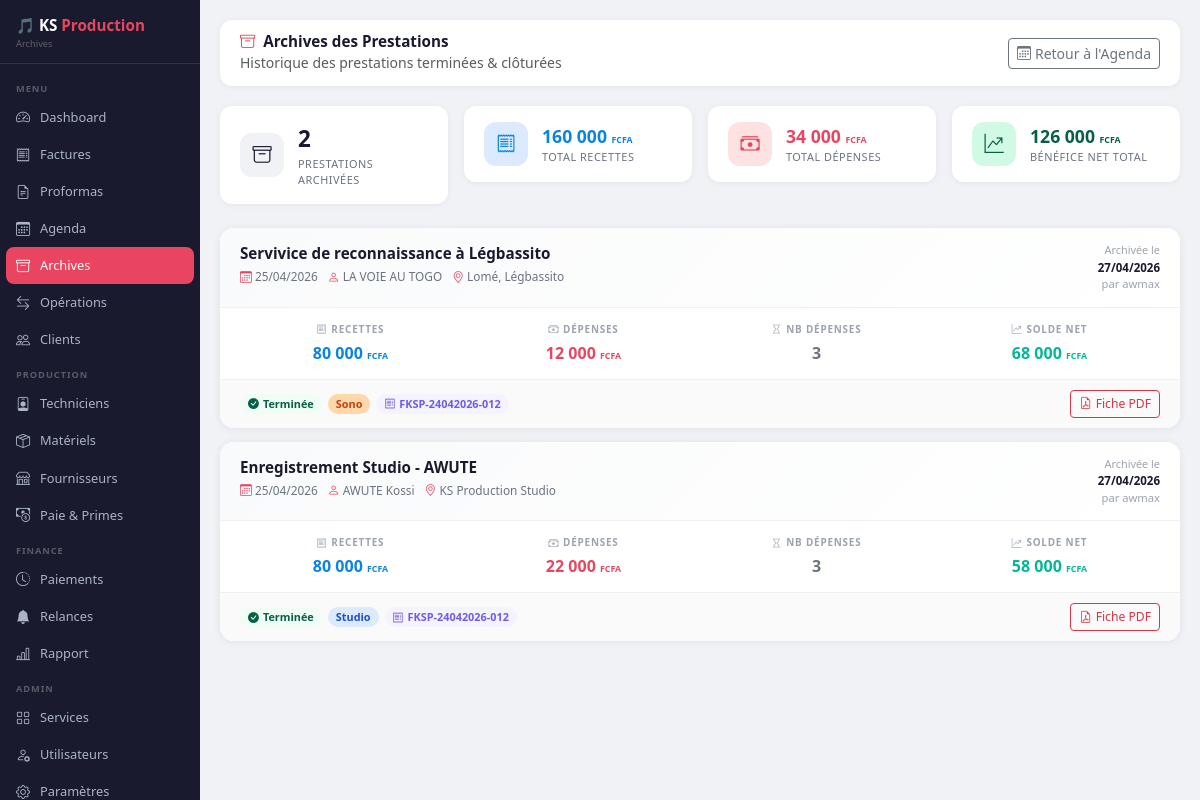
The page /agenda/prestations/archivees (signed in) on the database as committed earlier.
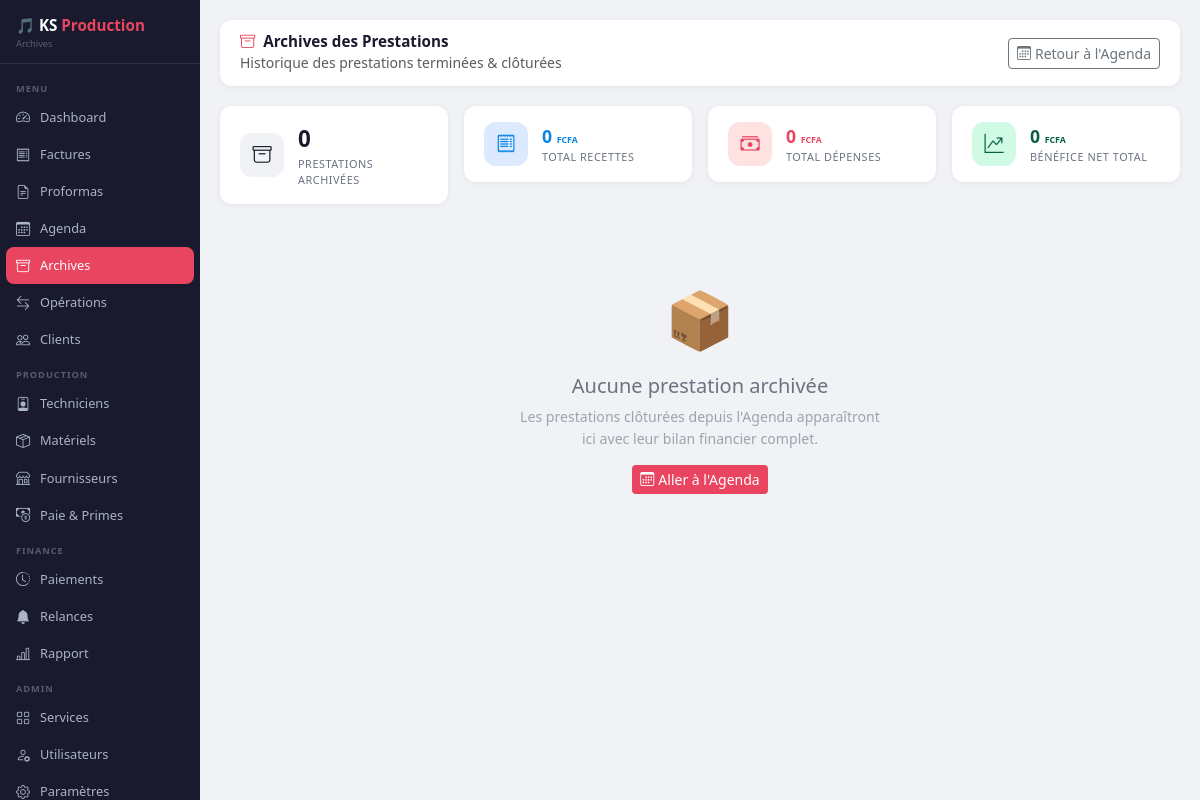
The same page on the database as committed later.
### database.py (models this page shows)
class Evenement(db.Model):
    __tablename__ = 'evenement'
    id            = db.Column(db.Integer, primary_key=True)
    titre         = db.Column(db.String(200), nullable=False)
    date          = db.Column(db.Date, default=datetime.utcnow)
    heure_debut   = db.Column(db.String(10), nullable=True)
    heure_fin     = db.Column(db.String(10), nullable=True)
    nom_client    = db.Column(db.String(150), nullable=True)
    service       = db.Column(db.String(200), nullable=True)
    section       = db.Column(db.String(50),  nullable=True)
    lieu          = db.Column(db.String(200), nullable=True)
    notes         = db.Column(db.Text,        nullable=True)
    statut        = db.Column(db.String(30),  default='Confirmé')
    cree_par      = db.Column(db.String(80),  nullable=True)
    date_creation = db.Column(db.DateTime,    default=datetime.utcnow)
    facture_id    = db.Column(db.Integer, db.ForeignKey('factures.id'), nullable=True)
    facture       = db.relationship('Facture', foreign_keys=[facture_id], lazy=True)

class PrestationArchivee(db.Model):
    __tablename__   = 'prestation_archivee'
    id              = db.Column(db.Integer, primary_key=True)
    evenement_id    = db.Column(db.Integer, db.ForeignKey('evenement.id'), nullable=False, unique=True)
    evenement       = db.relationship('Evenement', backref='archive', lazy=True)
    date_archivage  = db.Column(db.DateTime,  default=datetime.utcnow)
    total_recettes  = db.Column(db.Float,     default=0)
    total_depenses  = db.Column(db.Float,     default=0)
    benefice_net    = db.Column(db.Float,     default=0)
    nb_depenses     = db.Column(db.Integer,   default=0)
    operation_id    = db.Column(db.Integer,   nullable=True)
    archive_par     = db.Column(db.String(80), nullable=True)
    notes           = db.Column(db.Text,      nullable=True)

class Facture(db.Model):
    __tablename__  = 'factures'
    id             = db.Column(db.Integer, primary_key=True)
    numero         = db.Column(db.String(30), unique=True, nullable=False)
    date           = db.Column(db.DateTime, default=datetime.now)
    nom_client     = db.Column(db.String(100), nullable=False)
    service        = db.Column(db.String(200), nullable=False)
    montant_ttc    = db.Column(db.Float, nullable=False)
    mode_paiement  = db.Column(db.String(50))
    etat_paiement  = db.Column(db.String(20), default='Non Payer')
    type_operation = db.Column(db.String(20), default='Recettes')
    categorie      = db.Column(db.String(20), default='Facture')
    section        = db.Column(db.String(50))
    cree_par       = db.Column(db.String(50))
    montant_paye   = db.Column(db.Float, default=0)
    reste_du       = db.Column(db.Float, default=0)

### app.py (the view)
@app.route('/agenda/prestations/archivees')
def prestations_archivees():
    if 'username' not in session: return redirect(url_for('login'))
    archives = PrestationArchivee.query.order_by(PrestationArchivee.date_archivage.desc()).all()
    return render_template('prestations_archivees.html',
        archives=archives, username=session['username'], role=session['role'])

### templates/prestations_archivees.html (shortened to what the changed rows need)
<!DOCTYPE html>
<html lang="fr">
<head>
    <link href="https://cdn.jsdelivr.net/npm/bootstrap@5.3.0/dist/css/bootstrap.min.css" rel="stylesheet">
    <link href="https://cdn.jsdelivr.net/npm/bootstrap-icons@1.10.5/font/bootstrap-icons.css" rel="stylesheet">
</head>
<body>
<div class="main-content">
    <div class="row g-3 mb-4">
        <div class="col-6 col-lg-3">
            <div class="stat-card">
                <div><div class="stat-val">{{ archives|length }}</div><div class="stat-lbl">Prestations archivées</div></div>
            </div>
        </div>
        <div class="col-6 col-lg-3">
            <div class="stat-card">
                <div>
                    <div class="stat-val" style="color:#0984e3; font-size:1.1rem;">
                        {{ "{:,.0f}".format(archives|sum(attribute='total_recettes')).replace(',', ' ') }}
                        <small style="font-size:.55rem;">FCFA</small>
                    </div>
                    <div class="stat-lbl">Total recettes</div>
                </div>
            </div>
        </div>
        <div class="col-6 col-lg-3">
            <div class="stat-card">
                <div>
                    <div class="stat-val" style="color:#e94560; font-size:1.1rem;">
                        {{ "{:,.0f}".format(archives|sum(attribute='total_depenses')).replace(',', ' ') }}
                        <small style="font-size:.55rem;">FCFA</small>
                    </div>
                    <div class="stat-lbl">Total dépenses</div>
                </div>
            </div>
        </div>
        <div class="col-6 col-lg-3">
            {% set total_solde = archives|sum(attribute='benefice_net') %}
            <div class="stat-card">
                <div>
                    <div class="stat-val" style="color:{{ '#065f46' if total_solde >= 0 else '#991b1b' }}; font-size:1.1rem;">
                        {{ "{:,.0f}".format(total_solde).replace(',', ' ') }}
                        <small style="font-size:.55rem;">FCFA</small>
                    </div>
                    <div class="stat-lbl">Bénéfice net total</div>
                </div>
            </div>
        </div>
    </div>
    {% if archives %}
    {% for arch in archives %}
    {% set evt = arch.evenement %}
    <div class="archive-card" onclick="voirDetailArchive({{ arch.evenement_id }}, '{{ (evt.titre if evt else 'Prestation #'+arch.evenement_id|string)|replace("'","\'")|e }}')" style="cursor:pointer;">
        <div class="arch-header">
            <div>
                <div class="arch-titre">
                    {% if evt %}{{ evt.titre }}{% else %}Prestation #{{ arch.evenement_id }}{% endif %}
                </div>
                <div class="arch-meta">
                    {% if evt %}
                    {% if evt.date %}<span><i class="bi bi-calendar3"></i> {{ evt.date.strftime('%d/%m/%Y') }}</span>{% endif %}
                    {% if evt.nom_client %}<span><i class="bi bi-person"></i> {{ evt.nom_client }}</span>{% endif %}
                    {% if evt.lieu %}<span><i class="bi bi-geo-alt"></i> {{ evt.lieu }}</span>{% endif %}
                    {% endif %}
                </div>
            </div>
            <div class="arch-date-archive">
                <div style="font-size:.68rem; color:#9ca3af;">Archivée le</div>
                <div style="font-weight:700; color:var(--ks-primary);">{{ arch.date_archivage.strftime('%d/%m/%Y') }}</div>
                <div style="font-size:.7rem; color:#9ca3af;">par {{ arch.archive_par or '—' }}</div>
            </div>
        </div>
        <div class="arch-bilan">
            <div class="bilan-cell">
                <div class="bilan-label"><i class="bi bi-receipt me-1"></i>Recettes</div>
                <div class="bilan-val bilan-rec">{{ "{:,.0f}".format(arch.total_recettes).replace(',', ' ') }} <small style="font-size:.55rem;">FCFA</small></div>
            </div>
            <div class="bilan-cell">
                <div class="bilan-label"><i class="bi bi-cash-stack me-1"></i>Dépenses</div>
                <div class="bilan-val bilan-dep">{{ "{:,.0f}".format(arch.total_depenses).replace(',', ' ') }} <small style="font-size:.55rem;">FCFA</small></div>
            </div>
            <div class="bilan-cell">
                <div class="bilan-label"><i class="bi bi-hourglass me-1"></i>Nb dépenses</div>
                <div class="bilan-val" style="color:#6b7280;">{{ arch.nb_depenses }}</div>
            </div>
            <div class="bilan-cell">
                <div class="bilan-label"><i class="bi bi-graph-up-arrow me-1"></i>Solde net</div>
                {% set solde = arch.benefice_net %}
                <div class="bilan-val {{ 'bilan-solde-pos' if solde >= 0 else 'bilan-solde-neg' }}">
                    {{ "{:,.0f}".format(solde).replace(',', ' ') }} <small style="font-size:.55rem;">FCFA</small>
                </div>
            </div>
        </div>
        <div class="arch-footer">
            <div class="arch-tags">
                <span class="arch-tag tag-archive"><i class="bi bi-check-circle-fill me-1"></i>Terminée</span>
                {% if evt %}
                {% if evt.section == 'Studio' %}<span class="arch-tag tag-section-s">Studio</span>
                {% elif evt.section == 'Sonorisation' %}<span class="arch-tag tag-section-o">Sono</span>
                {% elif evt.section %}<span class="arch-tag tag-section-g">{{ evt.section }}</span>{% endif %}
                {% if evt.facture %}<span class="arch-tag" style="background:#f5f3ff;color:#6c5ce7;">
                    <i class="bi bi-receipt me-1"></i>{{ evt.facture.numero }}</span>{% endif %}
                {% endif %}
            </div>
            <div style="display:flex; gap:8px;">
                {% if evt %}
                <button onclick="event.stopPropagation(); ouvrirFichePDFArchive({{ arch.evenement_id }})"
                   class="btn btn-sm btn-outline-danger" style="font-size:.76rem;">
                    <i class="bi bi-file-earmark-pdf me-1"></i>Fiche PDF
                </button>
                {% endif %}
            </div>
        </div>
    </div>
    {% endfor %}
    {% else %}
    <div class="text-center py-5">
        <div style="font-size:3.5rem; margin-bottom:14px;">📦</div>
        <h5 style="color:#6b7280;">Aucune prestation archivée</h5>
        <p style="font-size:.88rem; color:#9ca3af; max-width:360px; margin:8px auto;">
            Les prestations clôturées depuis l'Agenda apparaîtront ici avec leur bilan financier complet.
        </p>
        <a href="/agenda" class="btn btn-sm" style="background:var(--ks-accent);color:#fff;border:none;margin-top:8px;">
            <i class="bi bi-calendar3 me-1"></i>Aller à l'Agenda
        </a>
    </div>
    {% endif %}
</div>
</body>
</html>

Rows that differ between the two databases and show on the page:
removed PrestationArchivee: date_archivage "27/04/2026", archive_par "awmax", total_recettes "80 000", total_depenses "12 000", nb_depenses "3", benefice_net "68 000", shows "Sono"
removed Evenement: titre "Servivice de reconnaissance à Légbassito", date "25/04/2026", nom_client "LA VOIE AU TOGO", lieu "Lomé, Légbassito"
removed Facture: facture.numero "FKSP-24042026-012"
removed PrestationArchivee: date_archivage "27/04/2026", archive_par "awmax", total_recettes "80 000", total_depenses "22 000", nb_depenses "3", benefice_net "58 000", shows "Studio"
no longer on this page (row edited): Evenement: titre "Enregistrement Studio - AWUTE", date "25/04/2026", nom_client "AWUTE Kossi", lieu "KS Production Studio"
Other text that changed with them:
{{ archives|length }}: "2" → "0"
{{ "{:,.0f}".format(total_solde).replace(',', ' ') }}: "126 000" → "0"
text no longer shown: "160 000 34 000"
text now shown: "0 0 📦 Aucune prestation archivée Les prestations clôturées depuis l'Agenda apparaîtront ici avec leur bilan financier complet. Aller à l'Agenda"
